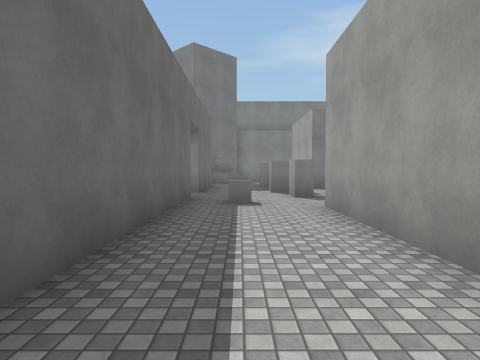
View 1 (above)

19 first-person views from a walk through a scene from a Unity 3-D project. The camera is 1.5 m above the floor, tilts 2° down and sees 75° across. The floor is counted in squares, 2 m on a side. Each view is taken from the middle of a square. On the plan, view 1 faces up. The plan holds only what a view shows up to about 10 squares ahead; the rest is blank. The place goes on beyond the plan. Surface patterns are stand-ins for the level's own textures.

View 2
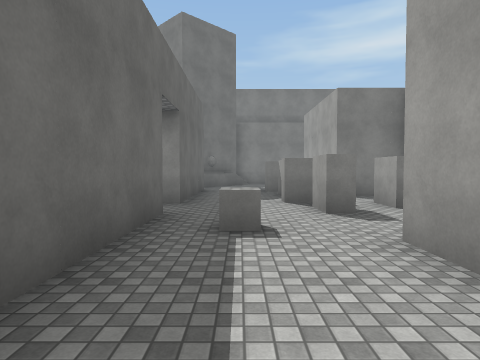

View 3
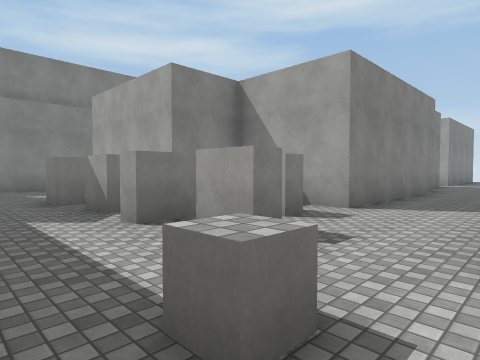

View 4
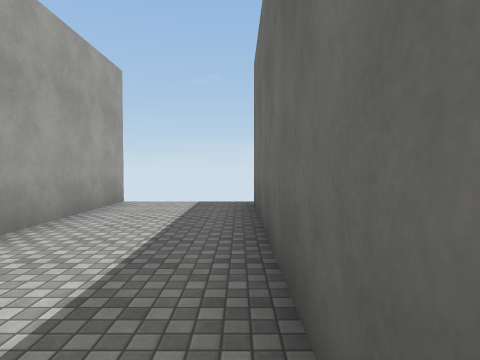

View 5
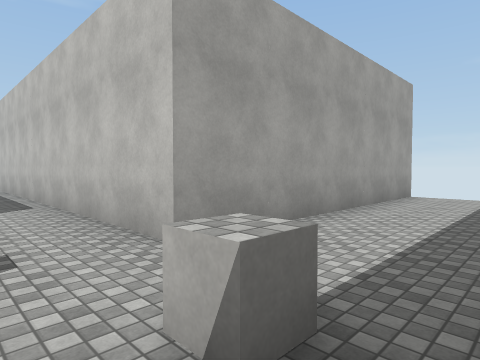

View 6
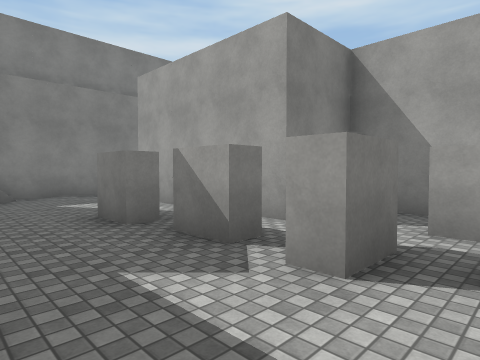

View 7
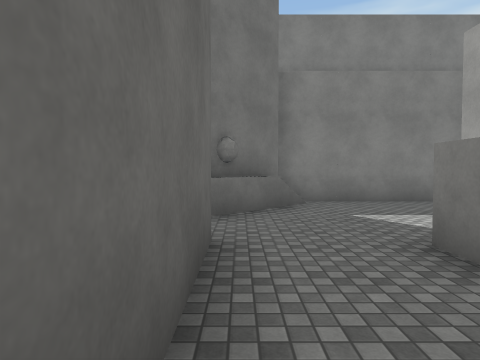

View 8
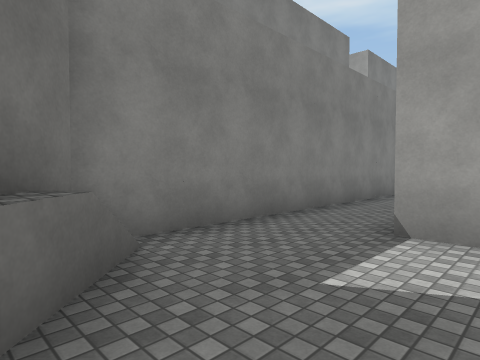

View 9
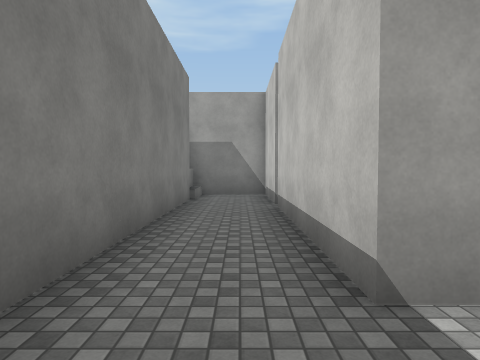

View 10
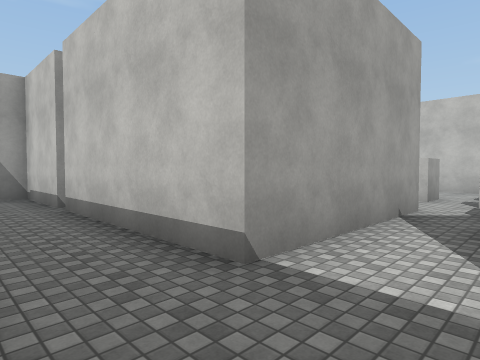

View 11
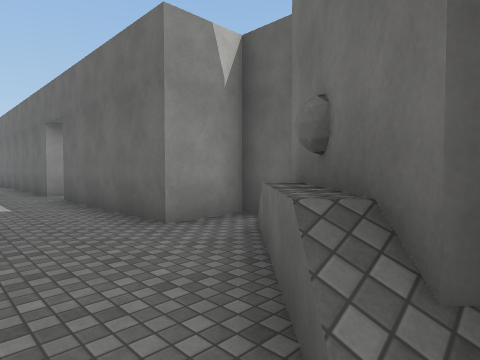

View 12
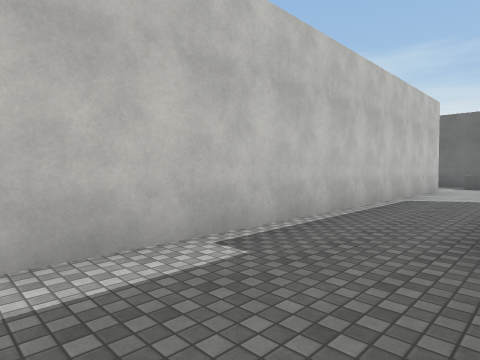

View 13
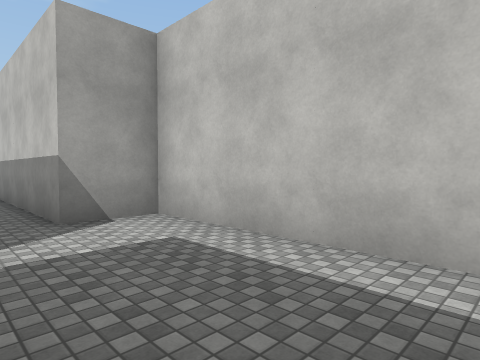

View 14
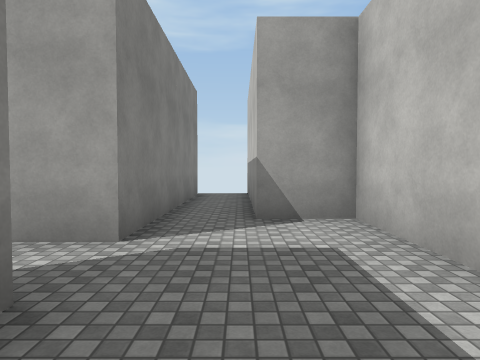

View 15
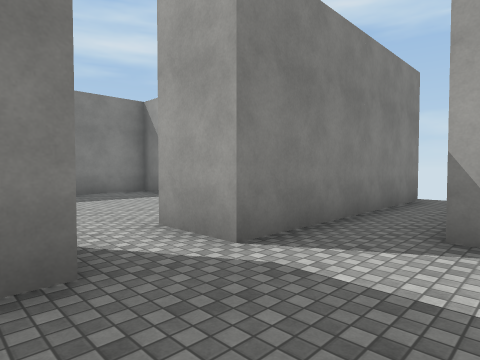

View 16
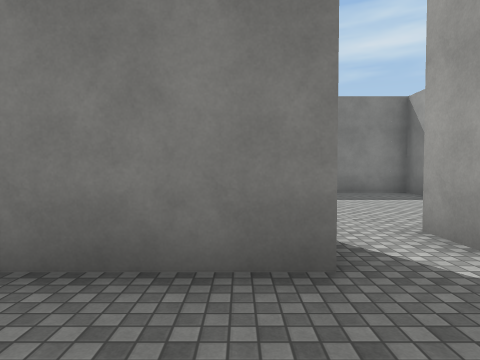

View 17
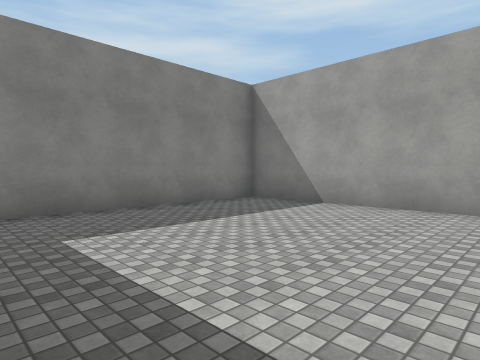

View 18
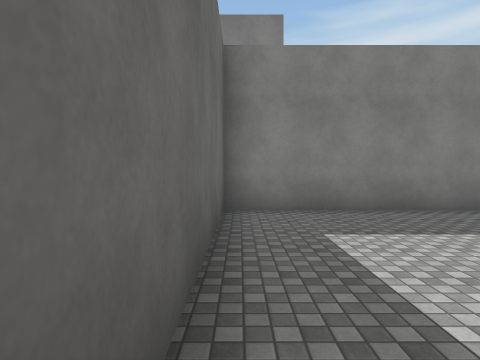

View 19
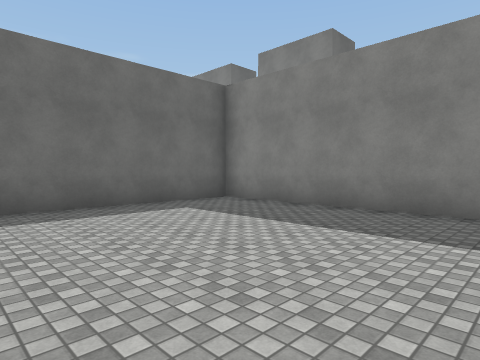

### Floor plan
Ten units are one square. View 1 is at (0, 0); x grows to the right and y downward. Boxes are objects, and circles mark ways between rooms. Rooms are numbered by the first view taken in them; rooms with no view inside come last. Other rooms are left out.
<svg viewBox="-33 -190 254 209">
<path fill="none" stroke="#000" d="M-18 -83 -13 -83 -13 7M20 -82 15 -82 15 -92M-13 -97 -18 -97M35 -90 30 -90M20 -100 10 -100 10 -105M17 14 17 -62 35 -62M10 -130 10 -141M27 -118 27 -162 73 -162M-1 -178 -23 -156M16 -113 10 -113 10 -124M39 -117 32 -117M-28 -154 -28 -143 -13 -143 -13 -97M76 -162 102 -162 102 -185M88 -182 -1 -182M105 -87 47 -87 47 -109M138 -92 112 -92M35 -62 167 -62 167 -77 216 -77M212 -92 152 -92 152 -108M182 -118 182 -167 117 -167 117 -114"/>
<rect x="-5" y="-75" width="10" height="10" fill="#bbb"><title>cube</title></rect>
<circle cx="-5" cy="-100" r="3" fill="#2a7"/>
<circle cx="25" cy="-75" r="3" fill="#2a7"/>
<circle cx="40" cy="-95" r="3" fill="#2a7"/>
<circle cx="145" cy="-100" r="3" fill="#2a7"/>
<text x="0" y="-50">1</text>
<text x="20" y="-150">2</text>
<text x="120" y="-80">3</text>
<text x="150" y="-140">4</text>
</svg>
Room 1 opens to room 2. Room 1 opens to room 3. Room 2 opens to room 3. Room 3 opens to room 4.

Where each view was taken, in squares from view 1:
view 1: 0 up, 0 right, facing up
view 2: 3 up, 0 right, facing up
view 3: 6 up, 1 left, facing up-right
view 4: 6 up, 1 left, facing down
view 5: 8 up, 1 left, facing down-right
view 6: 9 up, 1 left, facing up-right
view 7: 11 up, 1 left, facing up
view 8: 15 up, 1 left, facing up-right
view 9: 17 up, 1 right, facing right
view 10: 18 up, 1 right, facing down-right
view 11: 18 up, 1 right, facing down-left
view 12: 9 up, 14 right, facing down-left
view 13: 9 up, 12 right, facing down-right
view 14: 8 up, 12 right, facing right
view 15: 7 up, 13 right, facing up-right
view 16: 7 up, 13 right, facing up
view 17: 11 up, 12 right, facing up-right
view 18: 11 up, 12 right, facing up
view 19: 11 up, 18 right, facing up-left
